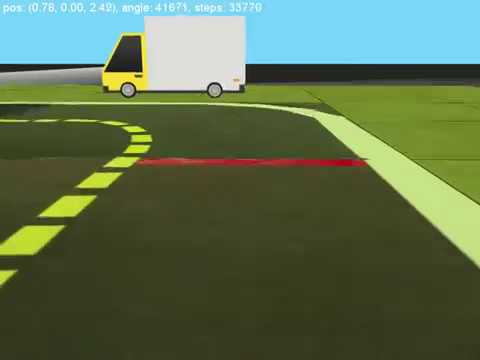
#> input picture 0.jpg, 480 x 360 px
$ jupyter execute 'Function to find the road on duckietown image.ipynb'
#> lines starting #> are read from the running program, lines starting #| are printed output that depends on the picture; after the words box and inside, x2 and y2 are one past the last pixel; in counts of white or black regions, pixels touching at a corner belong together
[cell 1]
import matplotlib.pylab as plt
import cv2
import numpy as np
import math

[cell 2]
def drow_the_lines(img, lines):
    img = np.copy(img)
    blank_image = np.zeros((img.shape[0], img.shape[1], 3), dtype=np.uint8)

    for line in lines:
        for x1, y1, x2, y2 in line:
            cv2.line(blank_image, (x1,y1), (x2,y2), (0, 255, 0), thickness=10)

    img = cv2.addWeighted(img, 0.8, blank_image, 1, 0.0)
    return img

[cell 3]
def findIntersection(l1, l2, height):
    [[x1,y1],[x2,y2]] = l1
    [[x3,y3],[x4,y4]] = l2
    d = ((x1-x2)*(y3-y4)-(y1-y2)*(x3-x4))
    if d == 0: return 0, height
    px = ( (x1*y2-y1*x2)*(x3-x4)-(x1-x2)*(x3*y4-y3*x4) ) / d
    py = ( (x1*y2-y1*x2)*(y3-y4)-(y1-y2)*(x3*y4-y3*x4) ) / d
    return [px, py]

[cell 4]
image = cv2.imread('0.jpg')
#> image is the input picture: shape (360, 480, 3); mean B, G, R 79.9, 111.6, 92.7
image = cv2.cvtColor(image, cv2.COLOR_BGR2RGB)
print(image.shape)
#| (360, 480, 3)
height = image.shape[0]
#> height = 360
width = image.shape[1]
#> width = 480
#image = image[int(height/2):,:]
plt.imshow(image)
plt.show()

[cell 5]
gray_image = cv2.cvtColor(image, cv2.COLOR_RGB2GRAY)
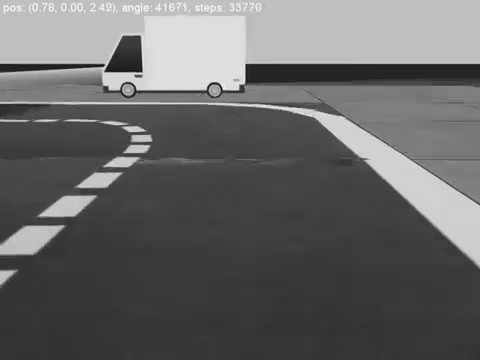
#> gray_image: shape (360, 480); min 7, max 255, mean 102.4
plt.imshow(gray_image)
plt.show()

[cell 6]
canny_image = cv2.Canny(gray_image, 100, 200)
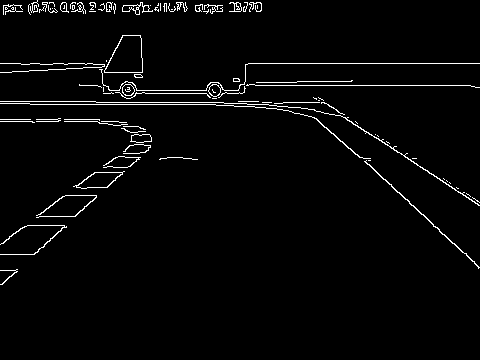
#> canny_image: shape (360, 480); 2.7% white in thin lines or dots, all inside (x1, y1, x2, y2) = (0, 0, 480, 285)
plt.imshow(canny_image)
plt.show()

[cell 7]
lines = cv2.HoughLinesP(canny_image[int(height/3):int(2*height/3),:],
                        rho=6,
                        theta=np.pi/180,
                        threshold=160,
                        lines=np.array([]),
                        minLineLength=100,
                        maxLineGap=20)
#> lines = [[348, 0, 479, 85], [50, 119, 150, 26]]
#array of (x_1, y_1, x_2, y_2)
lines = [[[l[0][0], l[0][1] + int(height/3), l[0][2], l[0][3] + int(height/3)]] for l in lines]
#> lines = [[[348, 120, 479, 205]], [[50, 239, 150, 146]]]
image_with_lines = drow_the_lines(image, lines)
#> the loop in drow_the_lines, `for line in lines:` made 2 passes
#> after the loop in drow_the_lines, `for line in lines:`:
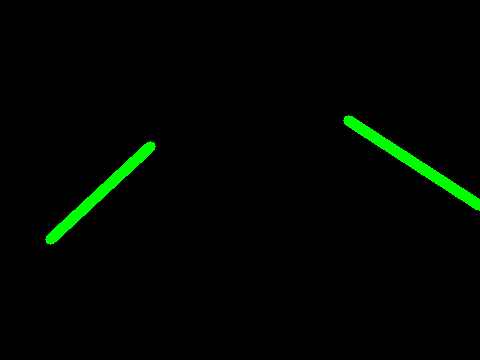
#> blank_image: shape (360, 480, 3); mean of channels 0, 1, 2 0, 5, 0; drawn as B, G, R
#> in drow_the_lines, `img = cv2.addWeighted(img, 0.8, blank_image, 1, 0.0)`:
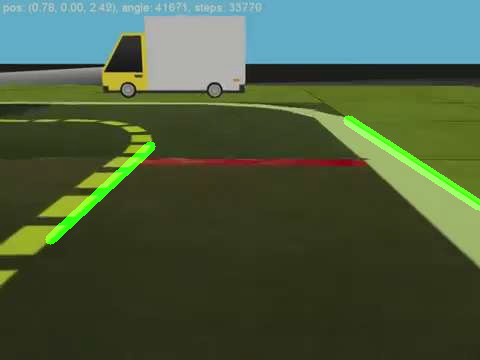
#> img: shape (360, 480, 3); mean R, G, B 74.1, 91.8, 63.9
plt.imshow(image_with_lines)
plt.show()

[cell 8]
lines = [[l[0][:2], l[0][2:]] for l in lines] #array of (x_1, y_1, x_2, y_2)
#> lines = [[[348, 120], [479, 205]], [[50, 239], [150, 146]]]
lines[:3]
#> Out has the same summary as lines

[cell 9]
half_sorted_lines = [sorted(l, key = lambda x: x[1]) for l in lines] #sort poins in line: from top to bottom
#> half_sorted_lines = [[[348, 120], [479, 205]], [[150, 146], [50, 239]]]

[cell 10]
sorted_lines = sorted(half_sorted_lines, key = lambda x: x[1][0]) #sort poins in lines: from left to right
#> sorted_lines = [[[150, 146], [50, 239]], [[348, 120], [479, 205]]]

[cell 11]
l1, l2 = sorted_lines[0], sorted_lines[-1]
#> l1 = [[150, 146], [50, 239]]; l2 = [[348, 120], [479, 205]]
[[x1,y1],[x2,y2]] = l1
#> x1 = 150; y1 = 146; x2 = 50; y2 = 239
[[x3,y3],[x4,y4]] = l2
#> x3 = 348; y3 = 120; x4 = 479; y4 = 205
l = [[[x1,y1,x2,y2]], [[x3,y3,x4,y4]]]
#> l = [[[150, 146, 50, 239]], [[348, 120, 479, 205]]]

[cell 12]
image_with_lines = drow_the_lines(image, l)
#> the loop in drow_the_lines (call 2), `for line in lines:` made 2 passes
plt.imshow(image_with_lines)
plt.show()

[cell 13]
x, y = findIntersection(sorted_lines[0], sorted_lines[-1], height)
#> x = 247.8; y = 55.01
target_angle = math.atanh((width/2 - x)/(height - y))
#> target_angle = -0.0257

[cell 14]
def find_angle(image):
    image = cv2.cvtColor(image, cv2.COLOR_BGR2RGB)
    height, width, _ = image.shape
#> width = 480
    gray_image = cv2.cvtColor(image, cv2.COLOR_RGB2GRAY)
    canny_image = cv2.Canny(gray_image, 100, 200)
    lines = cv2.HoughLinesP(canny_image[int(height/3):int(2*height/3),:],
                            rho=6,
                            theta=np.pi/180,
                            threshold=160,
                            lines=np.array([]),
                            minLineLength=100,
                            maxLineGap=20)
#> lines = [[348, 0, 479, 85], [50, 119, 150, 26]]
    #array of (x_1, y_1, x_2, y_2)
    lines = [[[l[0][0], l[0][1] + int(height/3), l[0][2], l[0][3] + int(height/3)]] for l in lines]
#> lines = [[[348, 120, 479, 205]], [[50, 239, 150, 146]]]
    lines = [[l[0][:2], l[0][2:]] for l in lines] #array of (x_1, y_1, x_2, y_2)
#> lines = [[[348, 120], [479, 205]], [[50, 239], [150, 146]]]
    half_sorted_lines = [sorted(l, key = lambda x: x[1]) for l in lines] #sort poins in line: from top to bottom
    sorted_lines = sorted(half_sorted_lines, key = lambda x: x[1][0]) #sort poins in lines: from left to right
    l1, l2 = sorted_lines[0], sorted_lines[-1]
#> l1 = [[150, 146], [50, 239]]; l2 = [[348, 120], [479, 205]]
    [[x1,y1],[x2,y2]] = l1
#> x1 = 150; y1 = 146; x2 = 50; y2 = 239
    [[x3,y3],[x4,y4]] = l2
#> x3 = 348; y3 = 120; x4 = 479; y4 = 205
    l = [[[x1,y1,x2,y2]], [[x3,y3,x4,y4]]]
#> l = [[[150, 146, 50, 239]], [[348, 120, 479, 205]]]
    image_with_lines = drow_the_lines(image, l)
    x, y = findIntersection(sorted_lines[0], sorted_lines[-1], height)
#> x = 247.8; y = 55.01
    return math.atanh((width/2 - x)/(height - y))

[cell 15]
image = cv2.imread('0.jpg')
find_angle(image)
#> Out = -0.0257
